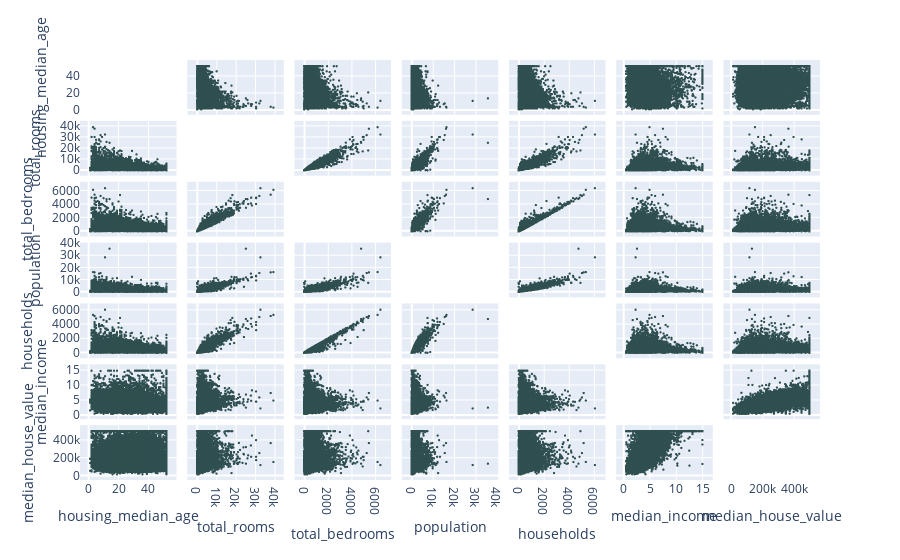

The cell this chart's notebook holds for it:
### Code cell
df2=df[['housing_median_age', 'total_rooms',
       'total_bedrooms', 'population', 'households', 'median_income',
       'median_house_value']]
fig = px.scatter_matrix(df2,
    dimensions=['housing_median_age', 'total_rooms',
       'total_bedrooms', 'population', 'households', 'median_income',
       'median_house_value'])

fig.update_traces(marker=dict(size=1, line=dict(width=1, color="DarkSlateGrey")))
fig.update_traces(diagonal_visible=False)
fig.show()

### Figure 1 — Plotly figure (JSON) as saved in the notebook; plotly's stock layout.template omitted (floating-point values rounded to 4 significant figures; data arrays with more than 128 entries replaced by an {"elided": "..."} marker saying what was removed)
{"data": [{"diagonal": {"visible": false}, "dimensions": [{"axis": {"matches": true}, "label": "housing_median_age", "values": {"elided": "20640 int values"}}, {"axis": {"matches": true}, "label": "total_rooms", "values": {"elided": "20640 int values"}}, {"axis": {"matches": true}, "label": "total_bedrooms", "values": {"elided": "20640 int values"}}, {"axis": {"matches": true}, "label": "population", "values": {"elided": "20640 int values"}}, {"axis": {"matches": true}, "label": "households", "values": {"elided": "20640 int values"}}, {"axis": {"matches": true}, "label": "median_income", "values": {"elided": "20640 float values"}}, {"axis": {"matches": true}, "label": "median_house_value", "values": {"elided": "20640 int values"}}], "hovertemplate": "%{xaxis.title.text}=%{x}<br>%{yaxis.title.text}=%{y}<extra></extra>", "legendgroup": "", "marker": {"color": "#636efa", "line": {"color": "DarkSlateGrey", "width": 1}, "size": 1, "symbol": "circle"}, "name": "", "showlegend": false, "type": "splom"}], "layout": {"dragmode": "select", "legend": {"tracegroupgap": 0}, "margin": {"t": 60}}}
